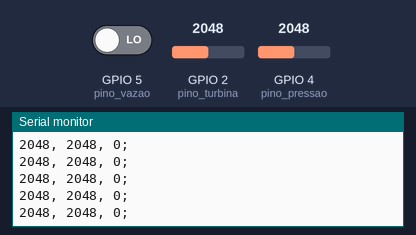
Bench run of a sketch on a simulated ESP32. On the bench: the last lines printed to the serial monitor. Inputs (shaded band) come from the test bench; at power-on: GPIO 2 (pino_turbina) = 2048, GPIO 4 (pino_pressao) = 2048, GPIO 5 (pino_vazao) LOW.

Above: at 1.2 s.
1.3 s: GPIO 2 (pino_turbina) set to 2866
At 1.31 s:
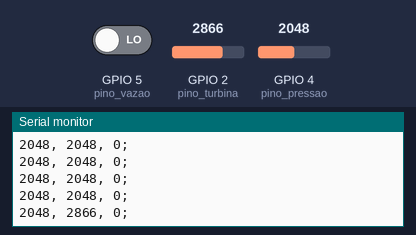
2.8 s: GPIO 4 (pino_pressao) set to 2866
At 2.81 s:
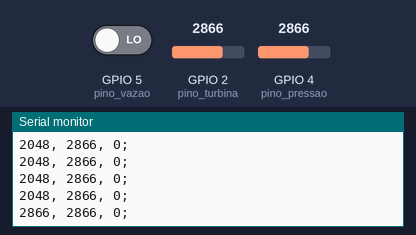
4.3 s: GPIO 5 (pino_vazao) driven HIGH
At 4.32 s:
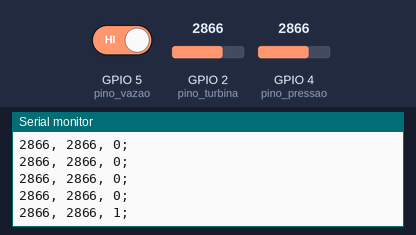
5.8 s: GPIO 2 (pino_turbina) set to 3603
At 5.82 s:
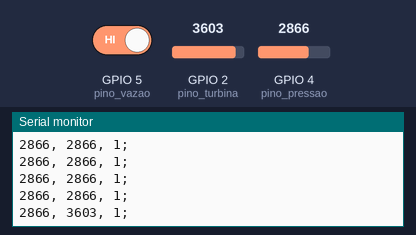
7.3 s: GPIO 4 (pino_pressao) set to 3603
At 7.33 s:
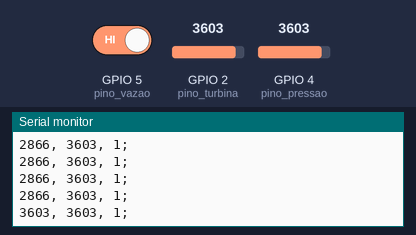
Timing chart, 0 to 9.8 s (numbered marks = the images above; inputs shaded):
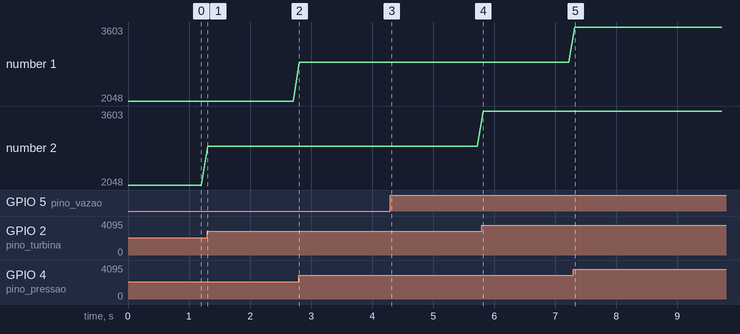

Measured:
- after the input at 1.3 s, the serial monitor: prints a new line at once (image 1)
- after the input at 2.8 s, the serial monitor: prints a new line at once (image 2)
- after the input at 4.3 s, the serial monitor: prints a new line at once (image 3)
- after the input at 5.8 s, the serial monitor: prints a new line at once (image 4)
- after the input at 7.3 s, the serial monitor: prints a new line at once (image 5)
- plotted number 2: 2048 → 2866 after the input at 1.3 s, 2866 → 3603 after the input at 5.8 s

The sketch:

tcc-captura-dados-inicial-arduino.ino
```cpp
#define pino_pressao 4
#define pino_turbina 2
#define pino_vazao 5

long contador_acionamentos = 0;

void IRAM_ATTR funcao_ISR()
{
  contador_acionamentos++;
}

void setup() {
  pinMode(pino_pressao, INPUT);
  pinMode(pino_turbina, INPUT);
  pinMode(pino_vazao, INPUT);
  attachInterrupt(pino_vazao, funcao_ISR, RISING);
  Serial.begin(115200);
}

void loop() {
  auto valor_pressao = analogRead(pino_pressao);
  auto valor_turbina = analogRead(pino_turbina);
  Serial.print(valor_pressao);
  Serial.print(", ");
  Serial.print(valor_turbina);
  Serial.print(", ");
  Serial.print(contador_acionamentos);
  Serial.println(";");
  delay(100);
}
```
